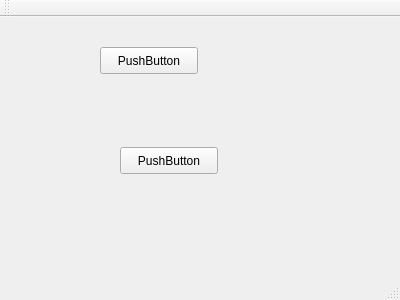
<?xml version="1.0" encoding="UTF-8"?>
<ui version="4.0">
 <class>MainWindow</class>
 <widget class="QMainWindow" name="MainWindow">
  <property name="geometry">
   <rect>
    <x>0</x>
    <y>0</y>
    <width>400</width>
    <height>300</height>
   </rect>
  </property>
  <property name="windowTitle">
   <string>MainWindow</string>
  </property>
  <widget class="QWidget" name="centralWidget">
   <widget class="QPushButton" name="pushButton">
    <property name="geometry">
     <rect>
      <x>100</x>
      <y>30</y>
      <width>98</width>
      <height>27</height>
     </rect>
    </property>
    <property name="text">
     <string>PushButton</string>
    </property>
   </widget>
   <widget class="QPushButton" name="pushButton_2">
    <property name="geometry">
     <rect>
      <x>120</x>
      <y>130</y>
      <width>98</width>
      <height>27</height>
     </rect>
    </property>
    <property name="text">
     <string>PushButton</string>
    </property>
   </widget>
  </widget>
  <widget class="QMenuBar" name="menuBar">
   <property name="geometry">
    <rect>
     <x>0</x>
     <y>0</y>
     <width>400</width>
     <height>26</height>
    </rect>
   </property>
  </widget>
  <widget class="QToolBar" name="mainToolBar">
   <attribute name="toolBarArea">
    <enum>TopToolBarArea</enum>
   </attribute>
   <attribute name="toolBarBreak">
    <bool>false</bool>
   </attribute>
  </widget>
  <widget class="QStatusBar" name="statusBar"/>
 </widget>
 <layoutdefault spacing="6" margin="11"/>
 <resources/>
 <connections/>
</ui>
